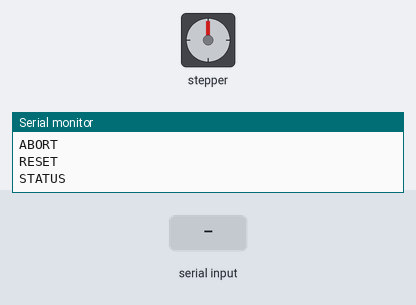
The sketch below on a simulated ESP32. On the bench: stepper motor, the last lines printed to the serial monitor. The inputs (shaded band) are chosen by the test bench. Nothing arrives over Bluetooth unless stated; stepper angles assume 2048 steps per turn.

Above: at 1.2 s.
1.3 s: "ARMAR:90\n" received over Serial
At 2.2 s:
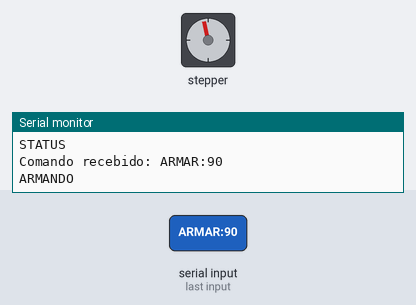
At 2.82 s:
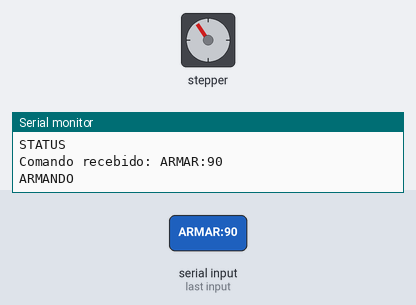
4.3 s: "ABORT\n" received over the second serial link
7.3 s: "RESET\n" received over Serial
At 7.3 s:
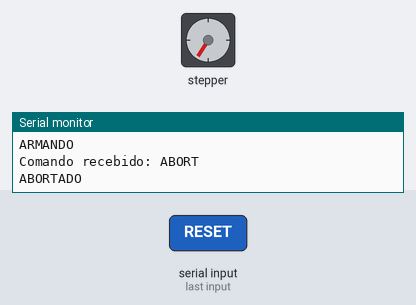
Timing chart, 0 to 10.3 s (numbered marks = the images above; inputs shaded):
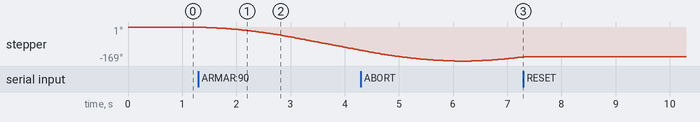

Measured:
- after the input at 1.3 s, stepper: keeps turning counter-clockwise at about 39°/s, starting at once
- after the input at 7.3 s, stepper: stops changing and stays -148°

The sketch:

hercules_firmware.ino
```cpp
#include <Arduino.h>
#include <AccelStepper.h>
#include "BluetoothSerial.h"

// =====================================================
// Bluetooth Serial
// =====================================================

BluetoothSerial SerialBT;

const char* BLUETOOTH_NAME = "Hercules_I";

// =====================================================
// Configuracoes dos motores 28BYJ-48 com ULN2003
// =====================================================

const long STEPS_PER_REV = 2048;

// Motor 1 - Armar
const int M1_IN1 = 26;
const int M1_IN2 = 27;
const int M1_IN3 = 14;
const int M1_IN4 = 12;

// Motor 2 - Disparar / Retornar
const int M2_IN1 = 18;
const int M2_IN2 = 19;
const int M2_IN3 = 21;
const int M2_IN4 = 22;

const float MOTOR1_MAX_SPEED_STEPS_S = 350.0;
const float MOTOR1_ACCEL_STEPS_S2 = 200.0;
const float MOTOR2_MAX_SPEED_STEPS_S = 500.0;
const float MOTOR2_ACCEL_STEPS_S2 = 250.0;

const long FIRING_STEPS = 2 * STEPS_PER_REV;
const unsigned long FIRING_SETTLE_MS = 1000;

// Ordem recomendada para 28BYJ-48 + ULN2003:
// IN1, IN3, IN2, IN4
AccelStepper motor1(AccelStepper::FULL4WIRE, M1_IN1, M1_IN3, M1_IN2, M1_IN4);
AccelStepper motor2(AccelStepper::FULL4WIRE, M2_IN1, M2_IN3, M2_IN2, M2_IN4);

// =====================================================
// Maquina de estados
// =====================================================

enum EstadoCatapulta {
  IDLE,
  ARMING,
  ARMED,
  FIRING_FORWARD,
  FIRING_SETTLE,
  FIRING_RETURN,
  DONE,
  ABORTED,
  ERROR
};

struct SistemaCatapulta {
  EstadoCatapulta estado = IDLE;
  bool armado = false;
  bool abortado = false;
  bool erro = false;
  float voltasSolicitadas = 0.0;
  long alvoMotor1 = 0;
  long alvoMotor2 = 0;
  unsigned long instanteEspera = 0;
  String ultimaFalha = "";
};

SistemaCatapulta sistema;

struct EntradaComandos {
  String buffer = "";
  unsigned long ultimoByteMs = 0;
};

EntradaComandos entradaSerial;
EntradaComandos entradaBluetooth;

// =====================================================
// Funcoes auxiliares
// =====================================================

void enviarMensagem(const String& msg) {
  Serial.println(msg);
  SerialBT.println(msg);
}

const char* nomeEstado(EstadoCatapulta estado) {
  switch (estado) {
    case IDLE:
      return "IDLE";
    case ARMING:
      return "ARMANDO";
    case ARMED:
      return "ARMADA";
    case FIRING_FORWARD:
      return "DISPARANDO";
    case FIRING_SETTLE:
      return "AGUARDANDO_RETORNO";
    case FIRING_RETURN:
      return "RETORNANDO";
    case DONE:
      return "FIM";
    case ABORTED:
      return "ABORTADO";
    case ERROR:
      return "ERRO";
  }

  return "DESCONHECIDO";
}

bool motorExecutando() {
  return sistema.estado == ARMING ||
         sistema.estado == FIRING_FORWARD ||
         sistema.estado == FIRING_SETTLE ||
         sistema.estado == FIRING_RETURN;
}

void liberarBobinas() {
  motor1.disableOutputs();
  motor2.disableOutputs();
}

void prepararMotor1() {
  motor1.enableOutputs();
}

void prepararMotor2() {
  motor2.enableOutputs();
}

void definirErro(const String& falha) {
  sistema.estado = ERROR;
  sistema.armado = false;
  sistema.erro = true;
  sistema.abortado = false;
  sistema.ultimaFalha = falha;
  liberarBobinas();
  enviarMensagem("ERRO: " + falha);
}

void abortarOperacao() {
  motor1.moveTo(motor1.currentPosition());
  motor2.moveTo(motor2.currentPosition());

  sistema.estado = ABORTED;
  sistema.armado = false;
  sistema.abortado = true;
  sistema.erro = false;
  sistema.ultimaFalha = "";

  liberarBobinas();
  enviarMensagem("ABORTADO");
}

void resetarSistema() {
  motor1.setCurrentPosition(0);
  motor2.setCurrentPosition(0);

  sistema.estado = IDLE;
  sistema.armado = false;
  sistema.abortado = false;
  sistema.erro = false;
  sistema.voltasSolicitadas = 0.0;
  sistema.alvoMotor1 = 0;
  sistema.alvoMotor2 = 0;
  sistema.instanteEspera = 0;
  sistema.ultimaFalha = "";

  liberarBobinas();
  enviarMensagem("RESET_OK");
}

void iniciarArmar(float voltas) {
  if (motorExecutando()) {
    enviarMensagem("ERRO: Sistema em movimento.");
    return;
  }

  if (sistema.estado == ABORTED || sistema.estado == ERROR) {
    enviarMensagem("ERRO: Envie RESET antes de armar novamente.");
    return;
  }

  if (voltas <= 0.0) {
    definirErro("Numero de voltas invalido.");
    return;
  }

  sistema.estado = ARMING;
  sistema.armado = false;
  sistema.abortado = false;
  sistema.erro = false;
  sistema.voltasSolicitadas = voltas;
  sistema.alvoMotor1 = motor1.currentPosition() + lround(-voltas * STEPS_PER_REV);

  prepararMotor1();
  motor1.moveTo(sistema.alvoMotor1);

  enviarMensagem("ARMANDO");
}

void iniciarDisparo() {
  if (motorExecutando()) {
    enviarMensagem("ERRO: Sistema em movimento.");
    return;
  }

  if (!sistema.armado || sistema.estado != ARMED) {
    enviarMensagem("ERRO: Sistema ainda nao esta armado.");
    return;
  }

  sistema.estado = FIRING_FORWARD;
  sistema.armado = false;
  sistema.alvoMotor2 = motor2.currentPosition() + FIRING_STEPS;

  prepararMotor2();
  motor2.moveTo(sistema.alvoMotor2);

  enviarMensagem("DISPARANDO");
}

void enviarStatus() {
  String status = "STATUS: ";
  status += nomeEstado(sistema.estado);

  if (sistema.estado == ERROR && sistema.ultimaFalha.length() > 0) {
    status += " - ";
    status += sistema.ultimaFalha;
  }

  enviarMensagem(status);
}

// =====================================================
// Tratamento de comandos
// =====================================================

void tratarComando(String comando) {
  comando.trim();
  comando.toUpperCase();

  if (comando.length() == 0) {
    return;
  }

  Serial.print("Comando recebido: ");
  Serial.println(comando);

  if (comando == "ABORT") {
    abortarOperacao();
    return;
  }

  if (comando == "RESET") {
    resetarSistema();
    return;
  }

  if (comando == "STATUS") {
    enviarStatus();
    return;
  }

  if (comando.startsWith("ARMAR:")) {
    String valor = comando.substring(6);
    iniciarArmar(valor.toFloat());
    return;
  }

  if (comando == "DISPARAR") {
    iniciarDisparo();
    return;
  }

  enviarMensagem("ERRO: Comando desconhecido.");
}

void processarLinhasCompletas(EntradaComandos& entrada) {
  String& buffer = entrada.buffer;
  int fimLinha = buffer.indexOf('\n');

  while (fimLinha >= 0) {
    String comando = buffer.substring(0, fimLinha);
    buffer.remove(0, fimLinha + 1);
    tratarComando(comando);
    fimLinha = buffer.indexOf('\n');
  }
}

void processarComandoPendente(EntradaComandos& entrada) {
  if (entrada.buffer.length() == 0) {
    return;
  }

  if (millis() - entrada.ultimoByteMs < 30) {
    return;
  }

  String comando = entrada.buffer;
  entrada.buffer = "";
  tratarComando(comando);
}

void lerComandos(Stream& origem, EntradaComandos& entrada) {
  while (origem.available()) {
    char c = origem.read();
    entrada.buffer += c;
    entrada.ultimoByteMs = millis();
  }

  processarLinhasCompletas(entrada);
  processarComandoPendente(entrada);
}

// =====================================================
// Atualizacao da FSM
// =====================================================

void atualizarEstado() {
  motor1.run();
  motor2.run();

  switch (sistema.estado) {
    case IDLE:
    case ARMED:
    case DONE:
    case ABORTED:
    case ERROR:
      break;

    case ARMING:
      if (motor1.distanceToGo() == 0) {
        motor1.disableOutputs();
        sistema.estado = ARMED;
        sistema.armado = true;
        enviarMensagem("ARMADA S");
      }
      break;

    case FIRING_FORWARD:
      if (motor2.distanceToGo() == 0) {
        sistema.estado = FIRING_SETTLE;
        sistema.instanteEspera = millis();
      }
      break;

    case FIRING_SETTLE:
      if (millis() - sistema.instanteEspera >= FIRING_SETTLE_MS) {
        sistema.estado = FIRING_RETURN;
        sistema.alvoMotor2 = motor2.currentPosition() - FIRING_STEPS;
        motor2.moveTo(sistema.alvoMotor2);
      }
      break;

    case FIRING_RETURN:
      if (motor2.distanceToGo() == 0) {
        motor2.setCurrentPosition(0);
        motor2.disableOutputs();
        sistema.estado = DONE;
        enviarMensagem("FIM");
      }
      break;
  }
}

// =====================================================
// Setup
// =====================================================

void setup() {
  Serial.begin(115200);
  Serial.setTimeout(20);

  SerialBT.begin(BLUETOOTH_NAME);
  SerialBT.setTimeout(20);

  motor1.setMaxSpeed(MOTOR1_MAX_SPEED_STEPS_S);
  motor1.setAcceleration(MOTOR1_ACCEL_STEPS_S2);
  motor2.setMaxSpeed(MOTOR2_MAX_SPEED_STEPS_S);
  motor2.setAcceleration(MOTOR2_ACCEL_STEPS_S2);

  liberarBobinas();

  enviarMensagem("ESP32 iniciado.");
  enviarMensagem("Bluetooth: Hercules_I");
  enviarMensagem("Comandos disponiveis:");
  enviarMensagem("ARMAR:numero_de_voltas");
  enviarMensagem("DISPARAR");
  enviarMensagem("ABORT");
  enviarMensagem("RESET");
  enviarMensagem("STATUS");
}

// =====================================================
// Loop principal
// =====================================================

void loop() {
  lerComandos(Serial, entradaSerial);
  lerComandos(SerialBT, entradaBluetooth);
  atualizarEstado();
}
```
